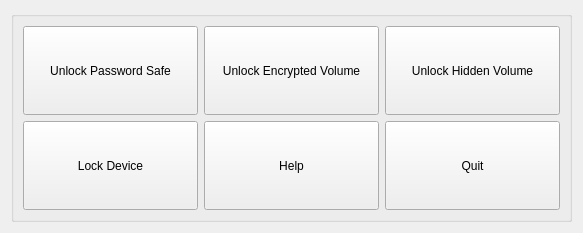
      <widget class="QWidget" name="tab_5">
       <attribute name="title">
        <string>Overview</string>
       </attribute>
       <layout class="QGridLayout" name="gridLayout_6">
        <item row="0" column="0">
         <widget class="QGroupBox" name="groupBox_3">
          <property name="sizePolicy">
           <sizepolicy hsizetype="Fixed" vsizetype="Fixed">
            <horstretch>0</horstretch>
            <verstretch>0</verstretch>
           </sizepolicy>
          </property>
          <property name="minimumSize">
           <size>
            <width>561</width>
            <height>211</height>
           </size>
          </property>
          <property name="title">
           <string/>
          </property>
          <property name="alignment">
           <set>Qt::AlignCenter</set>
          </property>
          <property name="flat">
           <bool>false</bool>
          </property>
          <property name="checkable">
           <bool>false</bool>
          </property>
          <layout class="QGridLayout" name="gridLayout_5">
           <item row="0" column="0">
            <widget class="QPushButton" name="btn_dial_PWS">
             <property name="enabled">
              <bool>true</bool>
             </property>
             <property name="sizePolicy">
              <sizepolicy hsizetype="MinimumExpanding" vsizetype="MinimumExpanding">
               <horstretch>0</horstretch>
               <verstretch>0</verstretch>
              </sizepolicy>
             </property>
             <property name="styleSheet">
              <string notr="true"/>
             </property>
             <property name="text">
              <string>Unlock Password Safe</string>
             </property>
             <property name="icon">
              <iconset resource="../../resources.qrc">
               <normaloff>:/images/new/icon_safe.svg</normaloff>:/images/new/icon_safe.svg</iconset>
             </property>
            </widget>
           </item>
           <item row="0" column="1">
            <widget class="QPushButton" name="btn_dial_EV">
             <property name="sizePolicy">
              <sizepolicy hsizetype="MinimumExpanding" vsizetype="MinimumExpanding">
               <horstretch>0</horstretch>
               <verstretch>0</verstretch>
              </sizepolicy>
             </property>
             <property name="styleSheet">
              <string notr="true">#upLeft { background-color: transparent; border-image: url(:/images/new/icon_safe.svg); background: none; border: none; background-repeat: none; }</string>
             </property>
             <property name="text">
              <string>Unlock Encrypted Volume</string>
             </property>
             <property name="icon">
              <iconset resource="../../resources.qrc">
               <normaloff>:/images/new/icon_harddrive.svg</normaloff>:/images/new/icon_harddrive.svg</iconset>
             </property>
            </widget>
           </item>
           <item row="0" column="2">
            <widget class="QPushButton" name="btn_dial_HV">
             <property name="sizePolicy">
              <sizepolicy hsizetype="MinimumExpanding" vsizetype="MinimumExpanding">
               <horstretch>0</horstretch>
               <verstretch>0</verstretch>
              </sizepolicy>
             </property>
             <property name="styleSheet">
              <string notr="true">#upLeft { background-color: transparent; border-image: url(:/images/new/icon_safe.svg); background: none; border: none; background-repeat: none; }</string>
             </property>
             <property name="text">
              <string>Unlock Hidden Volume</string>
             </property>
             <property name="icon">
              <iconset resource="../../resources.qrc">
               <normaloff>:/images/new/icon_harddrive.svg</normaloff>:/images/new/icon_harddrive.svg</iconset>
             </property>
            </widget>
           </item>
           <item row="1" column="0">
            <widget class="QPushButton" name="btn_dial_lock">
             <property name="sizePolicy">
              <sizepolicy hsizetype="MinimumExpanding" vsizetype="MinimumExpanding">
               <horstretch>0</horstretch>
               <verstretch>0</verstretch>
              </sizepolicy>
             </property>
             <property name="styleSheet">
              <string notr="true">#upLeft { background-color: transparent; border-image: url(:/images/new/icon_safe.svg); background: none; border: none; background-repeat: none; }</string>
             </property>
             <property name="text">
              <string>Lock Device</string>
             </property>
             <property name="icon">
              <iconset resource="../../resources.qrc">
               <normaloff>:/images/new/icon_unsafe.svg</normaloff>:/images/new/icon_unsafe.svg</iconset>
             </property>
            </widget>
           </item>
           <item row="1" column="1">
            <widget class="QPushButton" name="btn_dial_help">
             <property name="sizePolicy">
              <sizepolicy hsizetype="MinimumExpanding" vsizetype="MinimumExpanding">
               <horstretch>0</horstretch>
               <verstretch>0</verstretch>
              </sizepolicy>
             </property>
             <property name="styleSheet">
              <string notr="true">#upLeft { background-color: transparent; border-image: url(:/images/new/icon_safe.svg); background: none; border: none; background-repeat: none; }</string>
             </property>
             <property name="text">
              <string>Help</string>
             </property>
             <property name="icon">
              <iconset resource="../../resources.qrc">
               <normaloff>:/images/new/icon_fragezeichen.svg</normaloff>:/images/new/icon_fragezeichen.svg</iconset>
             </property>
            </widget>
           </item>
           <item row="1" column="2">
            <widget class="QPushButton" name="btn_dial_quit">
             <property name="sizePolicy">
              <sizepolicy hsizetype="MinimumExpanding" vsizetype="MinimumExpanding">
               <horstretch>0</horstretch>
               <verstretch>0</verstretch>
              </sizepolicy>
             </property>
             <property name="styleSheet">
              <string notr="true">#upLeft { background-color: transparent; border-image: url(:/images/new/icon_safe.svg); background: none; border: none; background-repeat: none; }</string>
             </property>
             <property name="text">
              <string>Quit</string>
             </property>
             <property name="icon">
              <iconset resource="../../resources.qrc">
               <normaloff>:/images/new/icon_quit.svg</normaloff>:/images/new/icon_quit.svg</iconset>
             </property>
            </widget>
           </item>
          </layout>
         </widget>
        </item>
       </layout>
      </widget>
